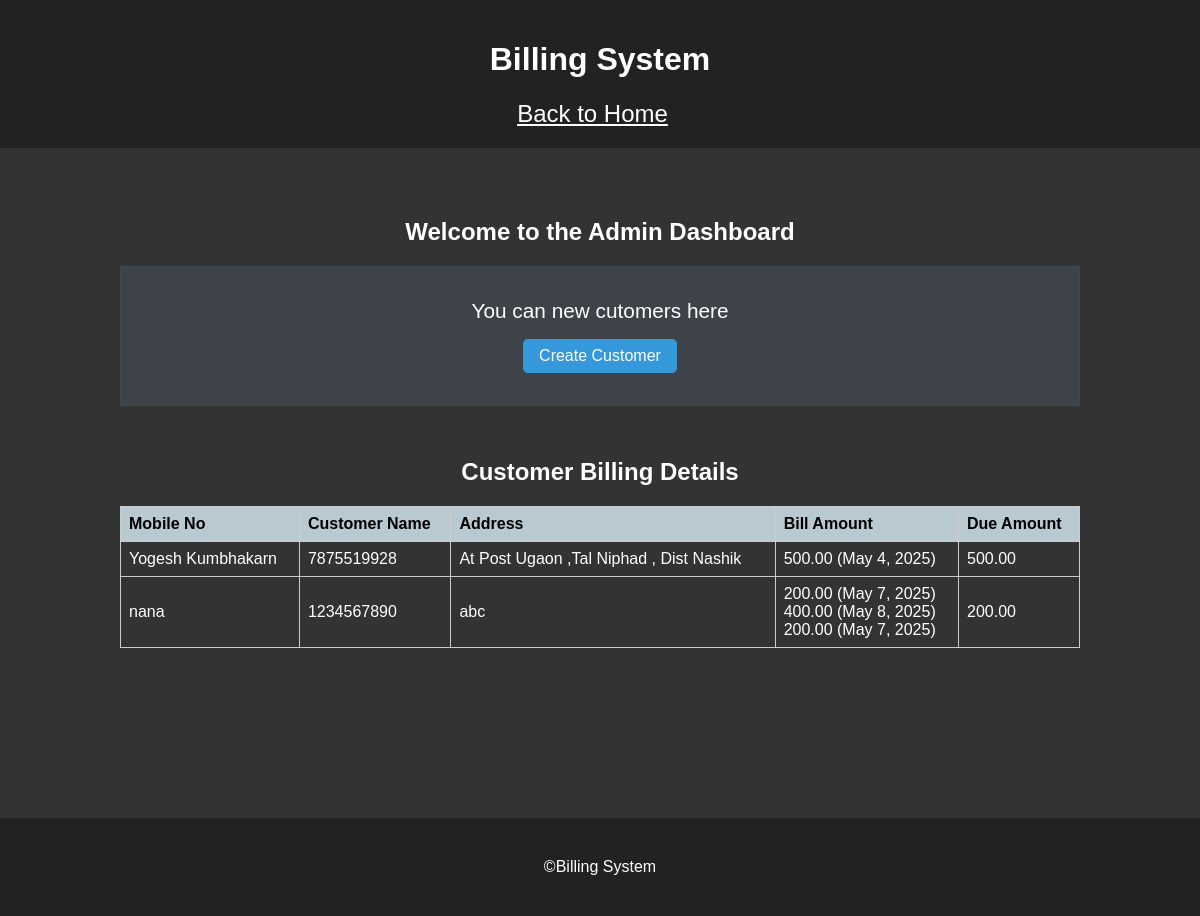
Before: /billing/admin-home/ with the older database file.
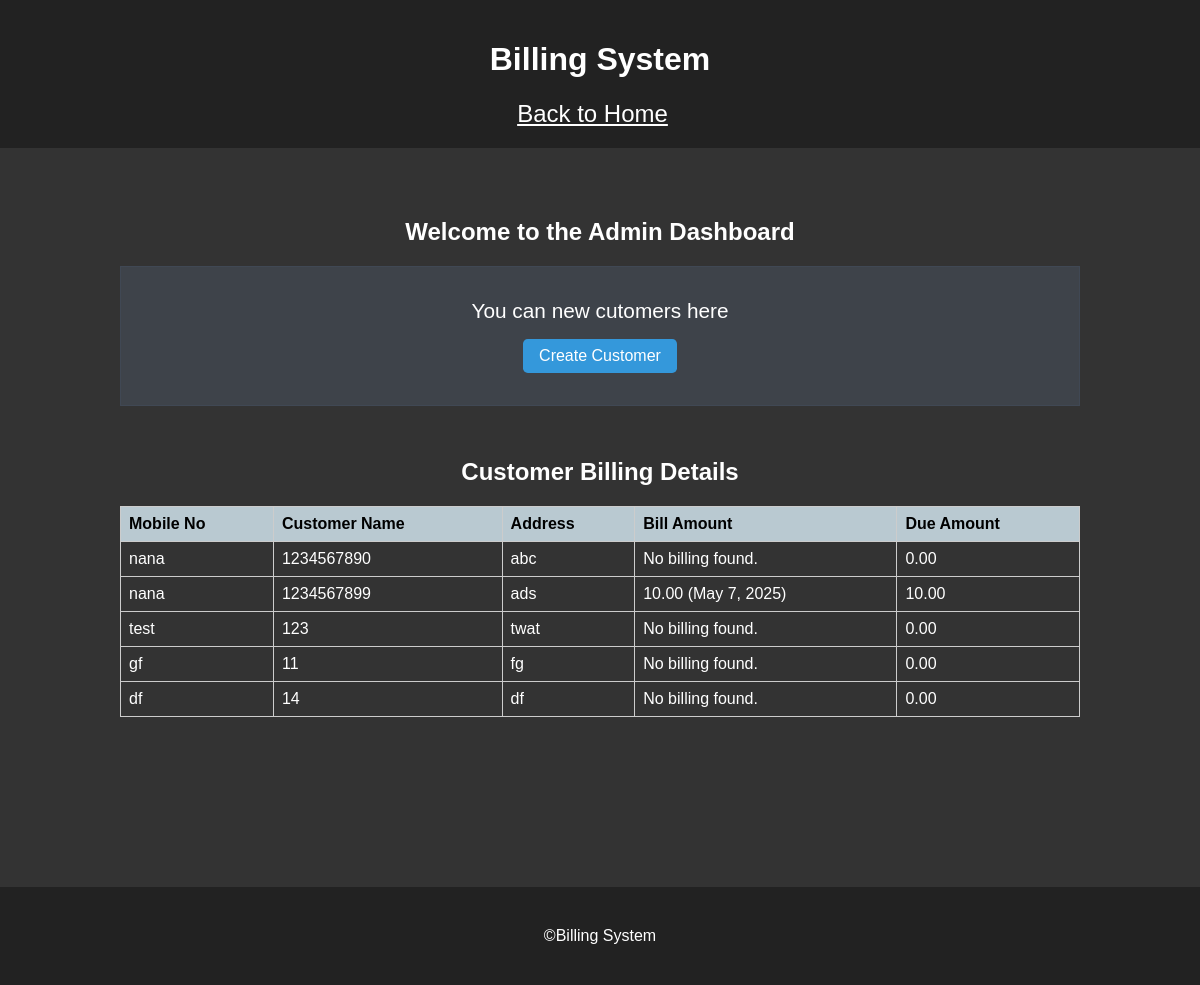
After: the same page with the newer database file.
### billing/models.py (models this page shows)
class Customer(models.Model):
    customer_number = models.CharField(max_length=100, unique=True)
    name = models.CharField(max_length=100)
    address = models.TextField()
    due_amount = models.DecimalField(max_digits=10, decimal_places=2, default=0)
    class Meta:
        app_label = 'billing'

class MeterReading(models.Model):
    customer = models.ForeignKey(Customer, on_delete=models.CASCADE)
    date = models.DateField()
    meter_reading = models.DecimalField(max_digits=10, decimal_places=2)
    class Meta:
        app_label = 'billing'

### billing/views.py (the view, shortened to what this page needs)
# urls.py: path('admin-home/', views.admin_home, name='admin_home'),
def admin_home(request):
    default_unit_price = 5
    customers = Customer.objects.all()
    latest_meter_readings = MeterReading.objects.select_related('customer').order_by('-date')[:5]
    context = {
        'customers': customers,
        'default_unit_price': default_unit_price,
        'latest_meter_readings': latest_meter_readings
    }
    return render(request, 'billing/admin_home.html', context)

### billing/templates/billing/admin_home.html (shortened to what this page needs)
{% extends 'base.html' %}
{% block content %}
<div class="admin-home">
  <h2>Welcome to the Admin Dashboard</h2>
  <div class="firstClm" >
    <div>
      <p >You can new cutomers here</p>
      <a href="{% url 'create_customer' %}" class="button">Create Customer</a>
    </div>
  </div>
  <div class="customer-table">
    <h2>Customer Billing Details</h2>
    <table>
      <thead>
        <tr>
          <th>Mobile No</th>
          <th>Customer Name</th>
          <th>Address</th>
          <th>Bill Amount</th>
          <th>Due Amount</th>
        </tr>
      </thead>
      <tbody>
        {% for customer in customers %}
          <tr>
            <td>{{ customer.name }}</td>
            <td>{{ customer.customer_number }}</td>
            <td>{{ customer.address }}</td>
            <td>
              {% for meter_reading in customer.meterreading_set.all %}
                {{ meter_reading.meter_reading }} ({{ meter_reading.date }})
                <br>
              {% empty %}
                No billing found.
              {% endfor %}
            </td>
            <td>{{ customer.due_amount }}</td>
          </tr>
        {% empty %}
          <tr>
            <td colspan="5">No customers found.</td>
          </tr>
        {% endfor %}
      </tbody>
    </table>
  </div>
</div>
{% endblock %}

### billing/templates/base.html (shortened to what this page needs)
<!DOCTYPE html>
<html lang="en">
  <head>
  </head>
  <body>
    <header>
      <h1>Billing System</h1>
      <nav>
        <ul>
          <li><a class="homeBtn" href="{% url 'home' %}">Back to Home</a></li>
        </ul>
      </nav>
    </header>
    <main>{% block content %} {% endblock %}</main>
    <footer>
      <p>&copy;Billing System</p>
    </footer>
  </body>
</html>

### billing/templates/base.html (style rules this page uses)
body, h3, p { margin: 0; padding: 0; }
body { font-family: Arial, sans-serif; background-color: #333; color: #fff; }
header { background-color: #222; color: #fff; text-align: center; padding: 20px 0; }
nav ul { list-style-type: none; margin: 0; padding: 0; }
nav ul li { display: inline; margin-right: 15px; }
main { padding: 50px 0; text-align: center; height: 90%; }
.homeBtn { padding: 1rem; color: white; font-size: 1.5rem; }
footer { display: flex; position: relative; align-items: center; justify-content: center; background-color: #222; color: #fff; text-align: center; padding: 40px 0; bottom: 0%; margin-top: 10%; }

### billing/templates/billing/admin_home.html (style rules this page uses)
.admin-home { padding-left: 10%; padding-right: 10%; }
.firstClm { background: #3e434a; display: flex; flex-direction: row; align-items: center; justify-content: space-around; border: 1px solid #404854; background: dark; padding-top: 2rem; padding-bottom: 2rem; }
.firstClm p { margin-bottom: 1rem; font-size: 1.3rem; }
thead tr th { background: #b9c9d1 !important; }
thead tr { color: black; }
.button { padding: 0.5rem 1rem; background-color: #3498db; border: none; color: white; font-size: 1rem; cursor: pointer; border-radius: 0.3rem; transition: background-color 0.3s; text-decoration: none; display: inline-block; }
.customer-table { display: flex; flex-direction: column; margin-top: 2rem; align-items: center; }
.customer-table table { align-items: center; width: 100%; border-collapse: collapse; }
.customer-table th, .customer-table td { padding: 8px; border: 1px solid #ccc; text-align: left; }
.customer-table th { background-color: #f2f2f2; }

Changed rows visible on the page:
removed Customer: name "Yogesh Kumbhakarn", customer_number "7875519928", address "At Post Ugaon ,Tal Niphad , Dist Nashik", due_amount "500.00"
removed MeterReading: meter_reading "500.00", date "May 4, 2025", shown under "Yogesh Kumbhakarn"
removed Customer: name "nana", customer_number "1234567890", address "abc", due_amount "200.00"
removed MeterReading: meter_reading "200.00", date "May 7, 2025", shown under "nana"
removed MeterReading: meter_reading "400.00", date "May 8, 2025", shown under "nana"
removed MeterReading: meter_reading "200.00", date "May 7, 2025", shown under "nana"
added Customer: name "nana", customer_number "1234567890", address "abc", due_amount "0.00"
added Customer: name "nana", customer_number "1234567899", address "ads", due_amount "10.00"
added MeterReading: meter_reading "10.00", date "May 7, 2025", shown under "nana"
added Customer: name "test", customer_number "123", address "twat", due_amount "0.00"
added Customer: name "gf", customer_number "11", address "fg", due_amount "0.00"
added Customer: name "df", customer_number "14", address "df", due_amount "0.00"
